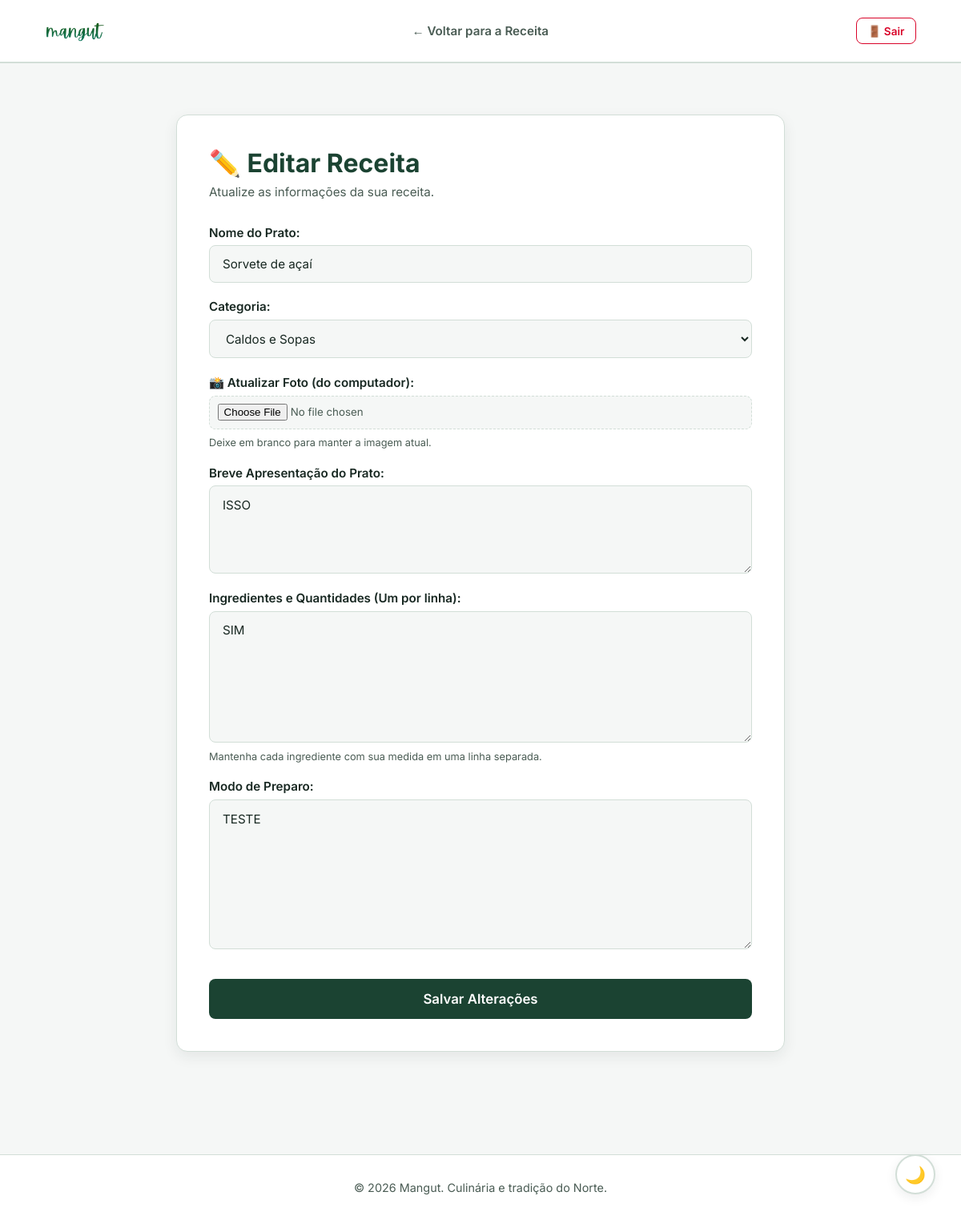
/receita/3/editar (signed in), run on the app's committed database.
### app/models.py (models this page shows)
class Receita(db.Model):
    __tablename__ = 'receitas'
    idreceitas = db.Column(db.Integer, primary_key=True)
    nome = db.Column(db.String(100), nullable=False)
    descricao = db.Column(db.Text, nullable=False)
    lista_ingredientes = db.Column(db.Text, nullable=False)
    modo_preparo = db.Column(db.Text, nullable=False)
    imagem_url = db.Column(db.String(255), nullable=True)
    visualizacoes = db.Column(db.Integer, default=0)
    status = db.Column(db.String(20), default='ativo')
    data_criacao = db.Column(db.DateTime, default=datetime.utcnow)
    categoria_idcategoria = db.Column(db.Integer, db.ForeignKey('categoria.idcategoria'), nullable=False)
    gastronomos_idgastronomos = db.Column(db.Integer, db.ForeignKey('gastronomos.idgastronomos'), nullable=False)
    categoria_rel = db.relationship('Categoria', back_populates='receitas')
    autor = db.relationship('Gastronomo', back_populates='receitas')
    avaliacoes = db.relationship('AvaliacaoReceita', back_populates='receita', lazy=True, cascade='all, delete-orphan')

### app/routes.py (the view, shortened to what this page needs)
@main.route('/receita/<int:id>/editar', methods=['GET', 'POST'])
@login_required
def formulario_editar_receita(id):
    receita = Receita.query.get_or_404(id)
    if receita.gastronomos_idgastronomos != current_user.idgastronomos and not current_user.is_admin:
        return redirect(url_for('main.detalhe_receita', id=id))
    categorias = Categoria.query.all()
    dados_receita = {
        "id": receita.idreceitas,
        "nome": receita.nome,
        "descricao": receita.descricao,
        "lista_ingredientes": receita.lista_ingredientes,
        "modo_preparo": receita.modo_preparo,
        "imagem_url": receita.imagem_url,
        "categoria_id": receita.categoria_idcategoria
    }
    return render_template('editar_receita.html', receita=dados_receita, categorias=categorias)

### app/templates/editar_receita.html (shortened to what this page needs)
<!DOCTYPE html>
<html lang="pt-br">
<head>
    <link rel="stylesheet" href="{{ url_for('static', filename='css/style.css') }}">
</head>
<body>
    <header class="navbar">
        <a href="/" class="logo-link">
            <img src="{{ url_for('static', filename='img/logo.png') }}" alt="Logo Mangut" class="navbar-logo">
        </a>
        <nav class="nav-links">
            <a href="/receita/{{ receita.id }}">← Voltar para a Receita</a>
        </nav>
        <div class="nav-actions">
            {% if current_user.is_authenticated %}
                <a href="/logout" class="btn-logout" title="Sair do sistema">🚪 Sair</a>
            {% endif %}
        </div>
    </header>
    <main class="container">
        <section class="form-section">
            <h1>✏️ Editar Receita</h1>
            <p class="form-subtext">Atualize as informações da sua receita.</p>
            <form action="/receita/{{ receita.id }}/editar" method="POST" enctype="multipart/form-data" class="recipe-form">
                <div class="form-group">
                    <label for="nome">Nome do Prato:</label>
                    <input type="text" id="nome" name="nome" value="{{ receita.nome }}" required>
                </div>
                <div class="form-group">
                    <label for="categoria_id">Categoria:</label>
                    <select id="categoria_id" name="categoria_id" required>
                        {% for cat in categorias %}
                        <option value="{{ cat.idcategoria }}" {% if cat.idcategoria == receita.categoria_id %}selected{% endif %}>
                            {{ cat.nome }}
                        </option>
                        {% endfor %}
                    </select>
                </div>
                <div class="form-group">
                    <label for="imagem_arquivo">📸 Atualizar Foto (do computador):</label>
                    <input type="file" id="imagem_arquivo" name="imagem_arquivo" accept="image/*">
                    <span class="input-hint">Deixe em branco para manter a imagem atual.</span>
                </div>
                <div class="form-group">
                    <label for="descricao">Breve Apresentação do Prato:</label>
                    <textarea id="descricao" name="descricao" rows="3" required>{{ receita.descricao }}</textarea>
                </div>
                <div class="form-group">
                    <label for="lista_ingredientes">Ingredientes e Quantidades (Um por linha):</label>
                    <textarea id="lista_ingredientes" name="lista_ingredientes" rows="6" required>{{ receita.lista_ingredientes }}</textarea>
                    <span class="input-hint">Mantenha cada ingrediente com sua medida em uma linha separada.</span>
                </div>
                <div class="form-group">
                    <label for="modo_preparo">Modo de Preparo:</label>
                    <textarea id="modo_preparo" name="modo_preparo" rows="7" required>{{ receita.modo_preparo }}</textarea>
                </div>
                <button type="submit" class="btn-primary btn-submit">Salvar Alterações</button>
            </form>
        </section>
    </main>
    <footer>
        <p>&copy; 2026 Mangut. Culinária e tradição do Norte.</p>
    </footer>
    <button id="theme-toggle" class="theme-toggle-floating" title="Alternar Modo Escuro">🌙</button>
</body>
</html>

### app/static/css/style.css (style rules this page uses)
:root { --bg-main: #f5f7f6; --bg-card: #ffffff; --bg-surface: #eaf1ed; --bg-hero: #e1efe7; --text-primary: #182822; --text-secondary: #4a5c54; --text-accent: #1b4332; --border-color: #d2ded7; --tag-bg: #e1efe6; --tag-text: #1e5a3f; --btn-cta: #d90429; --btn-cta-hover: #b80020; --card-shadow: rgba(24, 40, 34, 0.08); }
* { margin: 0; padding: 0; box-sizing: border-box; font-family: 'Inter', sans-serif; transition: background-color 0.25s ease, color 0.25s ease, border-color 0.25s ease; }
html { scroll-behavior: smooth; }
body { background-color: var(--bg-main); color: var(--text-primary); min-height: 100vh; display: flex; flex-direction: column; }
.navbar { display: flex; justify-content: space-between; align-items: center; padding: 1.1rem 3.5rem; background-color: var(--bg-card); border-bottom: 2px solid var(--border-color); position: sticky; top: 0; z-index: 1000; }
.logo-link { display: flex; align-items: center; text-decoration: none; }
.navbar-logo { height: 42px; width: auto; }
.nav-links a { margin: 0 0.8rem; text-decoration: none; color: var(--text-secondary); font-weight: 600; font-size: 0.95rem; padding: 0.4rem 0.8rem; border-radius: 8px; }
.nav-actions { display: flex; align-items: center; gap: 0.9rem; }
.btn-primary { background-color: var(--text-accent); color: #ffffff; border: none; padding: 0.65rem 1.3rem; border-radius: 8px; font-weight: 600; cursor: pointer; text-decoration: none; display: inline-flex; align-items: center; justify-content: center; gap: 0.4rem; }
.btn-logout { display: inline-flex; align-items: center; gap: 0.35rem; color: #d90429; border: 1px solid #d90429; background-color: transparent; padding: 0.45rem 0.85rem; border-radius: 8px; font-size: 0.85rem; font-weight: 600; text-decoration: none; }
.container { max-width: 1120px; margin: 2.5rem auto; padding: 0 1.2rem; flex: 1; width: 100%; }
.form-section { background: var(--bg-card); padding: 2.5rem; border-radius: 14px; border: 1px solid var(--border-color); box-shadow: 0 6px 18px var(--card-shadow); max-width: 760px; margin: 1.5rem auto; }
.form-section h1 { font-size: 2rem; color: var(--text-accent); margin-bottom: 0.4rem; }
.form-subtext { color: var(--text-secondary); margin-bottom: 2rem; font-size: 0.95rem; }
.recipe-form { display: flex; flex-direction: column; gap: 1.3rem; width: 100%; }
.form-group { display: flex; flex-direction: column; align-items: flex-start; width: 100%; gap: 0.4rem; }
.form-group label { font-weight: 600; color: var(--text-primary); font-size: 0.95rem; display: block; }
.form-group input[type="text"], .form-group input[type="email"], .form-group input[type="password"], .form-group select, .form-group textarea { width: 100% !important; padding: 0.8rem 1rem; border: 1px solid var(--border-color); border-radius: 8px; background-color: var(--bg-main); color: var(--text-primary); font-size: 0.95rem; outline: none; box-sizing: border-box; }
.form-group input[type="file"] { width: 100% !important; padding: 0.6rem; border: 1px dashed var(--border-color); border-radius: 8px; background-color: var(--bg-main); color: var(--text-secondary); }
.form-group textarea { resize: vertical; min-height: 110px; line-height: 1.5; }
.input-hint { font-size: 0.8rem; color: var(--text-secondary); margin-top: 0.2rem; }
.btn-submit { margin-top: 1rem; width: 100%; padding: 0.95rem; font-size: 1.05rem; }
.theme-toggle-floating { position: fixed; bottom: 2rem; right: 2rem; width: 50px; height: 50px; background-color: var(--bg-card); border: 2px solid var(--border-color); color: var(--text-primary); border-radius: 50%; cursor: pointer; font-size: 1.3rem; display: flex; align-items: center; justify-content: center; box-shadow: 0 4px 14px var(--card-shadow); z-index: 1000; }
footer { text-align: center; padding: 2rem; color: var(--text-secondary); font-size: 0.9rem; border-top: 1px solid var(--border-color); background: var(--bg-card); margin-top: 4rem; }
img, video, canvas { max-width: 100%; height: auto; }

### data on the page
Receita: nome "Sorvete de açaí", descricao "ISSO", lista_ingredientes "SIM", modo_preparo "TESTE"

### other printed values
form field categoria_id "Caldos e Sopas"
